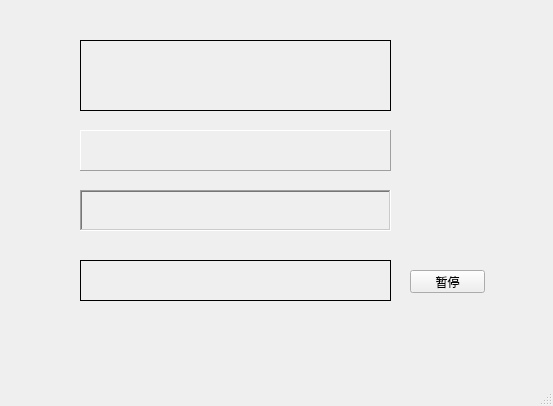
<?xml version="1.0" encoding="UTF-8"?>
<ui version="4.0">
 <class>MainWindow</class>
 <widget class="QMainWindow" name="MainWindow">
  <property name="geometry">
   <rect>
    <x>0</x>
    <y>0</y>
    <width>553</width>
    <height>406</height>
   </rect>
  </property>
  <property name="windowTitle">
   <string>MainWindow</string>
  </property>
  <widget class="QWidget" name="centralwidget">
   <widget class="MyEventLabel" name="label">
    <property name="geometry">
     <rect>
      <x>80</x>
      <y>40</y>
      <width>311</width>
      <height>71</height>
     </rect>
    </property>
    <property name="frameShape">
     <enum>QFrame::Box</enum>
    </property>
    <property name="text">
     <string/>
    </property>
   </widget>
   <widget class="QLabel" name="label_2">
    <property name="geometry">
     <rect>
      <x>80</x>
      <y>130</y>
      <width>311</width>
      <height>41</height>
     </rect>
    </property>
    <property name="frameShape">
     <enum>QFrame::Panel</enum>
    </property>
    <property name="frameShadow">
     <enum>QFrame::Raised</enum>
    </property>
    <property name="text">
     <string/>
    </property>
   </widget>
   <widget class="QLabel" name="label_3">
    <property name="geometry">
     <rect>
      <x>80</x>
      <y>190</y>
      <width>311</width>
      <height>41</height>
     </rect>
    </property>
    <property name="frameShape">
     <enum>QFrame::WinPanel</enum>
    </property>
    <property name="frameShadow">
     <enum>QFrame::Sunken</enum>
    </property>
    <property name="text">
     <string/>
    </property>
   </widget>
   <widget class="QLabel" name="label_4">
    <property name="geometry">
     <rect>
      <x>80</x>
      <y>260</y>
      <width>311</width>
      <height>41</height>
     </rect>
    </property>
    <property name="frameShape">
     <enum>QFrame::Panel</enum>
    </property>
    <property name="text">
     <string/>
    </property>
   </widget>
   <widget class="QPushButton" name="btn">
    <property name="geometry">
     <rect>
      <x>410</x>
      <y>270</y>
      <width>75</width>
      <height>23</height>
     </rect>
    </property>
    <property name="text">
     <string>暂停</string>
    </property>
   </widget>
  </widget>
  <widget class="QMenuBar" name="menubar">
   <property name="geometry">
    <rect>
     <x>0</x>
     <y>0</y>
     <width>553</width>
     <height>22</height>
    </rect>
   </property>
  </widget>
  <widget class="QStatusBar" name="statusbar"/>
 </widget>
 <customwidgets>
  <customwidget>
   <class>MyEventLabel</class>
   <extends>QLabel</extends>
   <header>myeventlabel.h</header>
  </customwidget>
 </customwidgets>
 <resources/>
 <connections/>
</ui>
